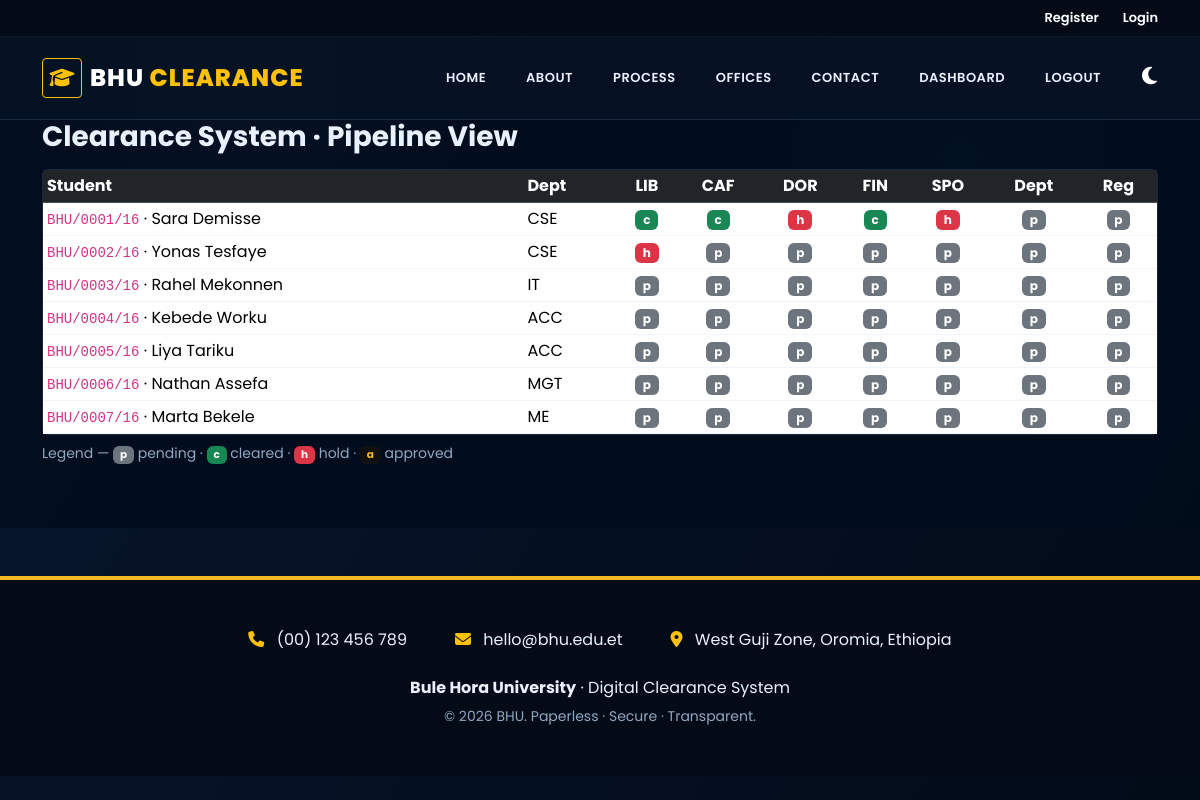
Page /clearance_system.php (signed in) on the committed database.
### tables this page shows
CREATE TABLE students (
    id            INT AUTO_INCREMENT PRIMARY KEY,
    student_id    VARCHAR(30)  NOT NULL UNIQUE,
    password_hash VARCHAR(255) NOT NULL,
    full_name     VARCHAR(150) NOT NULL,
    gender        ENUM('M','F') NOT NULL,
    email         VARCHAR(150),
    phone         VARCHAR(30),
    program       VARCHAR(80),                  
    year          INT,
    department_id INT NOT NULL,
    created_at    DATETIME DEFAULT CURRENT_TIMESTAMP,
    CONSTRAINT fk_student_dept FOREIGN KEY (department_id) REFERENCES departments(id) ON DELETE RESTRICT
);

CREATE TABLE departments (
    id          INT AUTO_INCREMENT PRIMARY KEY,
    code        VARCHAR(20)  NOT NULL UNIQUE,
    name        VARCHAR(150) NOT NULL,
    college     VARCHAR(150) NOT NULL
);

CREATE TABLE final_approval (
    student_id        INT PRIMARY KEY,
    dept_status       ENUM('pending','approved','rejected') DEFAULT 'pending',
    dept_remarks      TEXT,
    request_reason    TEXT,
    dept_approved_by  INT,
    dept_approved_at  DATETIME,
    registrar_status  ENUM('pending','approved') DEFAULT 'pending',
    registrar_approved_by INT,
    registrar_approved_at DATETIME,
    certificate_code  VARCHAR(40),
    CONSTRAINT fk_fa_student   FOREIGN KEY (student_id)            REFERENCES students(id) ON DELETE CASCADE,
    CONSTRAINT fk_fa_dept_user FOREIGN KEY (dept_approved_by)      REFERENCES users(id)    ON DELETE SET NULL,
    CONSTRAINT fk_fa_reg_user  FOREIGN KEY (registrar_approved_by) REFERENCES users(id)    ON DELETE SET NULL
);

### includes/auth.php (called while the page is built, shortened)
<?php
function bhu_base() {
    $path = dirname($_SERVER['SCRIPT_NAME']);
    return rtrim($path, '/\\') . '/';
}
function role_dashboard($role) {
    return match ($role) {
        'admin'     => 'admin_dashboard.php',
        'depthead'  => 'depthead_dashboard.php',
        'registrar' => 'registrar_dashboard.php',
        'student'   => 'student_dashboard.php',
        default     => 'office_dashboard.php',
    };
}
function e($v) {
    return htmlspecialchars($v ?? '', ENT_QUOTES, 'UTF-8');
}
?>

### clearance_system.php (the view, shortened to what this page needs)
<?php
require_once __DIR__ . '/includes/auth.php';
require_once __DIR__ . '/includes/header.php';
?>
<div class="container">
  <h3 class="fw-bold mb-3">Clearance System · Pipeline View</h3>
  <div class="card shadow-sm"><div class="table-responsive">
  <table class="table table-sm table-hover align-middle mb-0">
    <thead class="table-dark">
      <tr><th>Student</th><th>Dept</th>
        <?php foreach (BHU_OFFICES as $o) echo '<th class="text-center">'.strtoupper(substr($o,0,3)).'</th>'; ?>
        <th class="text-center">Dept</th><th class="text-center">Reg</th>
      </tr>
    </thead>
    <tbody>
    <?php
    $rs = $conn->query("
      SELECT s.id, s.student_id, s.full_name, d.code AS dept,
        MAX(CASE WHEN c.office='library'   THEN c.status END) library_s,
        MAX(CASE WHEN c.office='cafeteria' THEN c.status END) cafeteria_s,
        MAX(CASE WHEN c.office='dormitory' THEN c.status END) dormitory_s,
        MAX(CASE WHEN c.office='finance'   THEN c.status END) finance_s,
        MAX(CASE WHEN c.office='sports'    THEN c.status END) sports_s,
        fa.dept_status, fa.registrar_status
      FROM students s JOIN departments d ON d.id=s.department_id
      LEFT JOIN clearances c ON c.student_id=s.id
      LEFT JOIN final_approval fa ON fa.student_id=s.id
      GROUP BY s.id ORDER BY s.id");
    while ($r = $rs->fetch_assoc()): ?>
      <tr>
        <td><code><?= e($r['student_id']) ?></code> · <?= e($r['full_name']) ?></td>
        <td><?= e($r['dept']) ?></td>
        <?php foreach (BHU_OFFICES as $o):
          $s = $r[$o.'_s'] ?? 'pending';
          $cls = ['pending'=>'badge-pending','cleared'=>'badge-cleared','hold'=>'badge-hold'][$s]; ?>
          <td class="text-center"><span class="badge <?= $cls ?>"><?= $s[0] ?></span></td>
        <?php endforeach; ?>
        <td class="text-center"><span class="badge badge-<?= $r['dept_status']==='approved'?'cleared':'pending' ?>"><?= ($r['dept_status'][0] ?? 'p') ?></span></td>
        <td class="text-center"><span class="badge badge-<?= $r['registrar_status']==='approved'?'approved':'pending' ?>"><?= ($r['registrar_status'][0] ?? 'p') ?></span></td>
      </tr>
    <?php endwhile; ?>
    </tbody>
  </table>
  </div></div>
  <p class="text-muted small mt-2">Legend — <span class="badge badge-pending">p</span> pending · <span class="badge badge-cleared">c</span> cleared · <span class="badge badge-hold">h</span> hold · <span class="badge badge-approved">a</span> approved</p>
</div>
<?php require_once __DIR__ . '/includes/footer.php'; ?>

### includes/header.php (shortened to what this page needs)
<?php
require_once __DIR__ . '/auth.php';
$user = $_SESSION['user'] ?? null;
$base = bhu_base();
?>
<!doctype html>
<html lang="en">
<head>
<link href="https://cdn.jsdelivr.net/npm/bootstrap@5.3.3/dist/css/bootstrap.min.css" rel="stylesheet">
<link rel="stylesheet" href="https://cdnjs.cloudflare.com/ajax/libs/font-awesome/6.4.0/css/all.min.css">
<link rel="stylesheet" href="<?= e($base) ?>assets/css/style.css">
</head>
<body class="transition-colors">
<div class="d-none d-lg-block text-white py-2" style="background-color: var(--topbar-bg, #1a1a1a); font-size: 13px; border-bottom: 1px solid rgba(255,255,255,0.05);">
  <div class="container d-flex justify-content-end align-items-center">
    <div class="d-flex align-items-center gap-4">
      <a href="<?= e($base) ?>login.php?action=register" class="text-white text-decoration-none fw-semibold hover-warning transition-colors">Register</a>
      <a href="<?= e($base) ?>login.php" class="text-white text-decoration-none fw-semibold hover-warning transition-colors">Login</a>
    </div>
  </div>
</div>
<nav class="navbar navbar-expand-lg bhu-nav sticky-top py-3 transition-colors" style="background-color: var(--nav-bg); border-bottom: 1px solid var(--border-color);">
  <div class="container">
    <a class="navbar-brand d-flex align-items-center gap-2" href="<?= e($base) ?>index.php">
      <div class="d-flex align-items-center justify-content-center border border-warning transition-colors" style="width:40px; height:40px; border-radius:4px;">
        <i class="fa-solid fa-graduation-cap text-warning fs-5"></i>
      </div>
      <span class="text-white fs-4" style="font-weight: 800; letter-spacing: 1px;">BHU <span class="text-warning">CLEARANCE</span></span>
    </a>
    <div id="nav" class="collapse navbar-collapse justify-content-end">
      <ul class="navbar-nav align-items-lg-center gap-lg-4 text-uppercase" style="font-size: 13px; font-weight: 600; letter-spacing: 0.5px;">
        <li class="nav-item"><a class="nav-link text-warning hover-warning" href="<?= e($base) ?>index.php">HOME</a></li>
        <li class="nav-item"><a class="nav-link hover-warning" href="<?= e($base) ?>index.php#about">ABOUT</a></li>
        <li class="nav-item"><a class="nav-link hover-warning" href="<?= e($base) ?>index.php#process">PROCESS</a></li>
        <li class="nav-item"><a class="nav-link hover-warning" href="<?= e($base) ?>index.php#offices">OFFICES</a></li>
        <li class="nav-item"><a class="nav-link hover-warning" href="#contact">CONTACT</a></li>
        <?php if ($user): ?>
          <li class="nav-item"><a class="nav-link text-warning" href="<?= e($base) ?>dashboards/<?= e(role_dashboard($user['role'])) ?>">DASHBOARD</a></li>
          <li class="nav-item"><a class="nav-link text-white" href="<?= e($base) ?>logout.php">LOGOUT</a></li>
        <?php endif; ?>
        <li class="nav-item ms-2">
          <button id="themeToggleBtn" class="btn btn-link text-white hover-warning p-0" title="Toggle Dark/Light Mode">
            <i class="fa-solid fa-moon fs-5"></i>
          </button>
        </li>
      </ul>
    </div>
  </div>
</nav>
<main class="page-bg transition-colors pb-5<?= isset($bodyClass) && $bodyClass ? ' ' . e($bodyClass) : '' ?>">

### includes/footer.php (shortened to what this page needs)
</main>
<footer id="contact" class="bhu-footer text-center py-5 mt-5 transition-colors" style="background-color: var(--footer-bg, #111); border-top: 4px solid var(--bhu-yellow);">
  <div class="container">
    <div class="row justify-content-center mb-4">
      <div class="col-md-8 d-flex flex-column flex-md-row justify-content-center gap-3 gap-md-5">
        <div class="text-muted"><i class="fa-solid fa-phone text-warning me-2"></i> <span style="color: var(--text-color)">(00) 123 456 789</span></div>
        <div class="text-muted"><i class="fa-solid fa-envelope text-warning me-2"></i> <span style="color: var(--text-color)">hello@bhu.edu.et</span></div>
        <div class="text-muted"><i class="fa-solid fa-location-dot text-warning me-2"></i> <span style="color: var(--text-color)">West Guji Zone, Oromia, Ethiopia</span></div>
      </div>
    </div>
    <p class="mb-1" style="color: var(--text-color)"><strong>Bule Hora University</strong> · Digital Clearance System</p>
    <small class="text-muted">© <?= date('Y') ?> BHU. Paperless · Secure · Transparent.</small>
  </div>
</footer>
</body>
</html>

### assets/css/style.css (style rules this page uses)
:root { --bg-color: #081726; --text-color: #e9f0ff; --text-muted: #90a8c3; --card-bg: rgba(9, 26, 45, 0.95); --border-color: rgba(145, 180, 220, 0.16); --nav-bg: rgba(6, 18, 35, 0.95); --topbar-bg: #020b16; --footer-bg: #020b16; --bhu-black: #111111; --bhu-yellow: #f5b921; --bhu-yellow-soft: #ffd97a; --bhu-dark: #0b1222; }
body { background: radial-gradient(circle at top left, rgba(37, 95, 148, 0.3), transparent 30%), radial-gradient(circle at bottom right, rgba(35, 129, 170, 0.25), transparent 35%), linear-gradient(180deg, #051021 0%, #081726 100%); }
* { font-family:'Poppins',system-ui,sans-serif }
body { color: var(--text-color); background-color: var(--bg-color); background-image: radial-gradient(circle at 20% 10%, rgba(113, 190, 255, 0.16), transparent 20%), radial-gradient(circle at 80% 20%, rgba(25, 173, 255, 0.12), transparent 18%), linear-gradient(120deg, rgba(7, 22, 46, 0.92), rgba(2, 10, 23, 0.95)); background-attachment: fixed; background-size: cover; }
.page-bg { background-color: rgba(2, 13, 29, 0.85); }
.text-muted { color: var(--text-muted) !important; }
.bhu-nav { background: var(--nav-bg) !important; }
.bhu-nav .nav-link { color: var(--text-color)!important; font-weight:600; }
.badge-pending { background:#6c757d;color:#fff }
.badge-cleared { background:#198754;color:#fff }
.badge-hold { background:#dc3545;color:#fff }
.badge-approved { background:#111;color:var(--bhu-yellow) }
.bg-white, .card, .modal-content, .alert, .table, .dropdown-menu, .form-control, .input-group-text { background-color: rgba(10, 18, 34, 0.90) !important; border-color: rgba(145,180,220,0.14) !important; color: var(--text-color) !important; }
.table { color: var(--text-color); }
.bhu-footer { background:var(--footer-bg);color:var(--text-color);border-top:4px solid var(--bhu-yellow) }
.hover-warning { transition: color 0.3s ease; }
.transition-colors { transition: background-color 0.3s ease, color 0.3s ease, border-color 0.3s ease; }

### rows in the picture
students: student "BHU/0001/16", full_name "Sara Demisse", department.code "CSE", s "c", s "h", final_approval.dept_status "p", final_approval.registrar_status "p"
students: student "BHU/0002/16", full_name "Yonas Tesfaye", department.code "CSE", s "h", s "p", final_approval.dept_status "p", final_approval.registrar_status "p"
students: student "BHU/0003/16", full_name "Rahel Mekonnen", department.code "IT", s "p", final_approval.dept_status "p", final_approval.registrar_status "p"
students: student "BHU/0004/16", full_name "Kebede Worku", department.code "ACC", s "p", final_approval.dept_status "p", final_approval.registrar_status "p"
students: student "BHU/0005/16", full_name "Liya Tariku", department.code "ACC", s "p", final_approval.dept_status "p", final_approval.registrar_status "p"
students: student "BHU/0006/16", full_name "Nathan Assefa", department.code "MGT", s "p", final_approval.dept_status "p", final_approval.registrar_status "p"
students: student "BHU/0007/16", full_name "Marta Bekele", department.code "ME", s "p", final_approval.dept_status "p", final_approval.registrar_status "p"

### other values in the picture
substr($o,0,3) "LIB"
substr($o,0,3) "CAF"
substr($o,0,3) "DOR"
substr($o,0,3) "FIN"
substr($o,0,3) "SPO"
